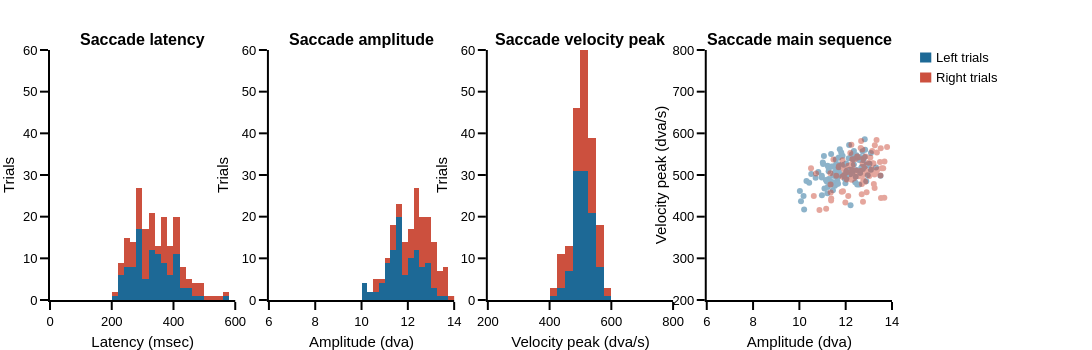

Source (notebook cell):
### Markdown cell above
#### Saccade parameter graph

### Code cell
# figure specific settings
subplot_titles = ('<b>Saccade latency<b>', '<b>Saccade amplitude<b>', '<b>Saccade velocity peak<b>', '<b>Saccade main sequence<b>')

# subplot settings
rows, cols = 1, 4
leg_mergin = 200
fig_height, fig_width = 350, 350 * 4 + leg_mergin
column_widths, row_heights = [1,1,1,1],[1]
sb_specs = [[{},{},{},{}]]
fig = make_subplots(rows=rows, cols=cols, print_grid=False, vertical_spacing=0.2, horizontal_spacing=0.04, 
                    column_widths=column_widths, row_heights=row_heights, subplot_titles=subplot_titles)

x_legend = 1.05
y_legend_step = 0.08
y_legend_sd = 0.97
y_legend_mo = 0.36
rad_leg = 0.04

# Right / Left saccades
# ---------------------
for sd_num, sd in enumerate(sds):
    # plot
    fig.append_trace(go.Histogram(x=df_all.loc[(df_all.main_sac_trial == 1) & (df_all.ext_mot_pos == sd_num+1)]['sac_lat_trial'], name=sd, marker_color=sd_cols[sd_num], xbins_size = 20),row=1, col=1)
    fig.append_trace(go.Histogram(x=df_all.loc[(df_all.main_sac_trial == 1) & (df_all.ext_mot_pos == sd_num+1)]['sac_amp_trial'], name=sd, marker_color=sd_cols[sd_num], xbins_size = 0.25),row=1, col=2)
    fig.append_trace(go.Histogram(x=df_all.loc[(df_all.main_sac_trial == 1) & (df_all.ext_mot_pos == sd_num+1)]['sac_vpeak_trial'], name=sd, marker_color=sd_cols[sd_num], xbins_size = 25),row=1, col=3)
    fig.append_trace(go.Scatter(x=df_all.loc[(df_all.main_sac_trial == 1) & (df_all.ext_mot_pos == sd_num+1)]['sac_amp_trial'],
                                y=df_all.loc[(df_all.main_sac_trial == 1) & (df_all.ext_mot_pos == sd_num+1)]['sac_vpeak_trial'],name=sd, mode='markers',marker_color=sd_cols[sd_num],
                                line_width=0, opacity=0.5
                               ),row=1, col=4)
    
    # legend
    fig.add_annotation(xref='paper', yref='paper', x=x_legend, y=y_legend_sd-y_legend_step*sd_num, 
                       text=sd, showarrow=False, font_size = template_specs['axes_font_size'],xanchor = 'left', yanchor='middle')
    fig.add_shape(type='rect',xref='paper', yref='paper', fillcolor=sd_cols[sd_num],line_width=0,
                  x0=x_legend-0.01-rad_leg/6, y0=y_legend_sd-y_legend_step*sd_num-rad_leg/2, 
                  x1=x_legend-0.01+rad_leg/6, y1=y_legend_sd-y_legend_step*sd_num+rad_leg/2)


# axes settings
for row in np.arange(rows):
    for col in np.arange(cols):
        fig.update_xaxes(visible=True, ticklen=8, linewidth=template_specs['axes_width'], row=row+1, col=col+1)
        fig.update_yaxes(visible=True, ticklen=8, linewidth=template_specs['axes_width'], range=[0, 60], title='Trials',row=row+1, col=col+1)

fig.layout.update(xaxis_range =[0, 600],
                  xaxis2_range=[6, 14], 
                  xaxis3_range=[200, 800], 
                  xaxis4_range=[6, 14], 
                  yaxis4_range=[200, 800], 
                  xaxis_title ='Latency (msec)', 
                  xaxis2_title='Amplitude (dva)',
                  xaxis3_title='Velocity peak (dva/s)',
                  xaxis4_title='Amplitude (dva)',
                  yaxis4_title='Velocity peak (dva/s)',
                 )

# Save figure
fig.layout.update(template=fig_template, width=fig_width, height=fig_height, margin_l=50, 
                  margin_r=leg_mergin, margin_t=50, margin_b=50, barmode='stack', showlegend=False)
fig.show()
if not os.path.exists(fig_dir):os.mkdir(fig_dir)    
fig.write_image('{}/{}_saccade_dist.pdf'.format(fig_dir, subject))

### Figure 1 — Plotly figure (JSON) as saved in the notebook; plotly's stock layout.template omitted (floating-point values rounded to 4 significant figures)
{"data": [{"marker": {"color": "rgb(29, 105, 150)"}, "name": "Left trials", "type": "histogram", "x": [222.0, 208.0, 230.0, 355.0, 240.0, 260.0, 255.0, 280.0, 415.0, 269.0, 358.0, 277.0, 261.0, 436.0, 410.0, 238.0, 443.0, 445.0, 434.0, 406.0, 317.0, 393.0, 577.0, 270.0, 286.0, 221.0, 234.0, 322.0, 287.0, 294.0, 357.0, 430.0, 398.0, 389.0, 344.0, 379.0, 464.0, 373.0, 296.0, 242.0, 293.0, 333.0, 255.0, 411.0, 304.0, 289.0, 375.0, 261.0, 312.0, 367.0, 258.0, 316.0, 419.0, 333.0, 398.0, 223.0, 298.0, 284.0, 337.0, 291.0, 411.0, 293.0, 346.0, 361.0, 291.0, 342.0, 362.0, 390.0, 265.0, 373.0, 358.0, 412.0, 352.0, 397.0, 328.0, 327.0, 295.0, 331.0, 365.0, 282.0, 346.0, 408.0, 400.0, 371.0, 358.0, 323.0, 353.0, 293.0, 240.0, 440.0, 338.0, 320.0, 251.0, 339.0, 286.0, 280.0, 414.0, 251.0, 270.0, 403.0, 323.0, 301.0, 499.0], "xaxis": "x", "xbins": {"size": 20}, "yaxis": "y"}, {"marker": {"color": "rgb(29, 105, 150)"}, "name": "Left trials", "type": "histogram", "x": [13.31, 12.89, 11.64, 11.46, 12.43, 12.03, 12.5, 11.63, 12.48, 11.91, 11.06, 11.86, 12.58, 12.27, 12.37, 10.97, 12.82, 11.27, 12.06, 12.13, 12.96, 12.36, 13.09, 12.73, 12.46, 12.41, 12.67, 11.7, 11.9, 12.58, 12.91, 12.83, 10.97, 12.74, 11.37, 12.31, 13.02, 11.01, 11.22, 11.65, 11.37, 12.15, 10.07, 11.75, 11.68, 12.35, 11.81, 10.31, 11.08, 12.02, 11.71, 11.99, 11.62, 12.21, 13.09, 12.2, 12.95, 11.68, 11.96, 11.23, 11.69, 11.32, 12.7, 13.51, 11.45, 10.7, 11.54, 12.64, 11.56, 11.68, 11.57, 11.03, 10.18, 12.84, 12.13, 12.76, 12.02, 11.63, 11.46, 11.21, 12.17, 11.67, 11.58, 12.3, 11.27, 10.51, 11.44, 12.25, 11.18, 12.81, 11.7, 11.53, 10.42, 12.62, 10.82, 10.02, 11.39, 11.56, 10.21, 11.26, 11.46, 10.97, 11.15], "xaxis": "x2", "xbins": {"size": 0.25}, "yaxis": "y2"}, {"marker": {"color": "rgb(29, 105, 150)"}, "name": "Left trials", "type": "histogram", "x": [518.2, 484.8, 485.4, 520.4, 495.9, 491.2, 477.1, 512.9, 512.0, 524.4, 545.7, 546.5, 535.7, 549.9, 541.6, 451.1, 585.7, 490.5, 510.8, 502.3, 523.3, 557.9, 552.8, 556.8, 547.2, 482.8, 517.6, 542.0, 499.7, 477.4, 525.3, 543.0, 498.0, 514.3, 550.1, 537.7, 527.0, 530.2, 522.4, 503.4, 482.7, 571.8, 436.8, 561.9, 516.0, 525.2, 553.8, 485.4, 467.7, 527.7, 506.4, 480.3, 479.0, 427.7, 512.6, 502.0, 499.6, 524.3, 491.0, 471.1, 498.3, 485.8, 519.3, 498.2, 463.3, 493.2, 474.1, 543.5, 497.9, 497.6, 537.1, 526.2, 449.5, 560.5, 540.0, 535.1, 507.8, 494.6, 482.3, 456.4, 512.7, 478.9, 525.0, 507.0, 515.8, 502.5, 476.8, 512.6, 484.5, 519.8, 525.4, 506.1, 481.4, 505.0, 507.3, 461.5, 520.5, 518.1, 417.2, 508.9, 498.5, 493.9, 488.1], "xaxis": "x3", "xbins": {"size": 25}, "yaxis": "y3"}, {"line": {"width": 0}, "marker": {"color": "rgb(29, 105, 150)"}, "mode": "markers", "name": "Left trials", "opacity": 0.5, "type": "scatter", "x": [13.31, 12.89, 11.64, 11.46, 12.43, 12.03, 12.5, 11.63, 12.48, 11.91, 11.06, 11.86, 12.58, 12.27, 12.37, 10.97, 12.82, 11.27, 12.06, 12.13, 12.96, 12.36, 13.09, 12.73, 12.46, 12.41, 12.67, 11.7, 11.9, 12.58, 12.91, 12.83, 10.97, 12.74, 11.37, 12.31, 13.02, 11.01, 11.22, 11.65, 11.37, 12.15, 10.07, 11.75, 11.68, 12.35, 11.81, 10.31, 11.08, 12.02, 11.71, 11.99, 11.62, 12.21, 13.09, 12.2, 12.95, 11.68, 11.96, 11.23, 11.69, 11.32, 12.7, 13.51, 11.45, 10.7, 11.54, 12.64, 11.56, 11.68, 11.57, 11.03, 10.18, 12.84, 12.13, 12.76, 12.02, 11.63, 11.46, 11.21, 12.17, 11.67, 11.58, 12.3, 11.27, 10.51, 11.44, 12.25, 11.18, 12.81, 11.7, 11.53, 10.42, 12.62, 10.82, 10.02, 11.39, 11.56, 10.21, 11.26, 11.46, 10.97, 11.15], "xaxis": "x4", "y": [518.2, 484.8, 485.4, 520.4, 495.9, 491.2, 477.1, 512.9, 512.0, 524.4, 545.7, 546.5, 535.7, 549.9, 541.6, 451.1, 585.7, 490.5, 510.8, 502.3, 523.3, 557.9, 552.8, 556.8, 547.2, 482.8, 517.6, 542.0, 499.7, 477.4, 525.3, 543.0, 498.0, 514.3, 550.1, 537.7, 527.0, 530.2, 522.4, 503.4, 482.7, 571.8, 436.8, 561.9, 516.0, 525.2, 553.8, 485.4, 467.7, 527.7, 506.4, 480.3, 479.0, 427.7, 512.6, 502.0, 499.6, 524.3, 491.0, 471.1, 498.3, 485.8, 519.3, 498.2, 463.3, 493.2, 474.1, 543.5, 497.9, 497.6, 537.1, 526.2, 449.5, 560.5, 540.0, 535.1, 507.8, 494.6, 482.3, 456.4, 512.7, 478.9, 525.0, 507.0, 515.8, 502.5, 476.8, 512.6, 484.5, 519.8, 525.4, 506.1, 481.4, 505.0, 507.3, 461.5, 520.5, 518.1, 417.2, 508.9, 498.5, 493.9, 488.1], "yaxis": "y4"}, {"marker": {"color": "rgb(204, 80, 62)"}, "name": "Right trials", "type": "histogram", "x": [256.0, 221.0, 310.0, 332.0, 246.0, 287.0, 361.0, 304.0, 267.0, 311.0, 416.0, 373.0, 525.0, 395.0, 491.0, 565.0, 558.0, 337.0, 483.0, 229.0, 244.0, 295.0, 394.0, 471.0, 271.0, 290.0, 334.0, 289.0, 282.0, 300.0, 251.0, 360.0, 284.0, 314.0, 348.0, 384.0, 474.0, 326.0, 370.0, 288.0, 285.0, 330.0, 310.0, 336.0, 247.0, 253.0, 304.0, 403.0, 213.0, 379.0, 362.0, 224.0, 265.0, 323.0, 283.0, 473.0, 362.0, 411.0, 394.0, 279.0, 493.0, 408.0, 423.0, 392.0, 429.0, 361.0, 317.0, 457.0, 394.0, 275.0, 408.0, 507.0, 422.0, 343.0, 402.0, 362.0, 292.0, 401.0, 441.0, 259.0, 419.0, 392.0, 434.0, 309.0, 325.0, 303.0, 323.0, 309.0, 409.0, 266.0, 361.0, 373.0, 302.0, 431.0], "xaxis": "x", "xbins": {"size": 20}, "yaxis": "y"}, {"marker": {"color": "rgb(204, 80, 62)"}, "name": "Right trials", "type": "histogram", "x": [11.35, 11.93, 11.47, 11.85, 13.15, 13.26, 12.74, 12.05, 12.05, 12.84, 13.06, 12.27, 11.71, 11.34, 12.72, 12.73, 10.5, 10.72, 12.98, 10.62, 11.83, 12.88, 12.76, 13.22, 12.65, 12.7, 13.14, 10.87, 12.57, 12.25, 12.29, 12.42, 11.16, 12.43, 13.16, 12.27, 14.21, 12.67, 13.37, 12.26, 12.5, 13.13, 13.48, 12.2, 13.25, 11.7, 11.99, 13.51, 13.62, 12.99, 12.63, 12.36, 13.2, 12.39, 11.35, 13.67, 12.83, 13.33, 12.28, 12.31, 12.01, 12.3, 11.59, 12.27, 12.45, 12.11, 11.37, 12.76, 11.94, 11.84, 13.03, 12.53, 12.11, 11.86, 13.79, 13.68, 11.88, 13.52, 12.79, 11.37, 13.25, 13.5, 14.89, 12.9, 12.69, 13.33, 13.02, 12.75, 13.55, 12.72, 13.35, 12.76, 12.26, 12.86], "xaxis": "x2", "xbins": {"size": 0.25}, "yaxis": "y2"}, {"marker": {"color": "rgb(204, 80, 62)"}, "name": "Right trials", "type": "histogram", "x": [457.8, 514.0, 537.5, 495.7, 509.1, 571.5, 511.5, 489.2, 506.5, 483.8, 542.2, 526.2, 521.6, 504.0, 561.4, 526.7, 516.4, 503.7, 529.1, 449.6, 459.8, 508.8, 488.2, 478.4, 564.7, 478.1, 557.4, 416.0, 496.7, 572.3, 537.9, 507.4, 418.9, 503.9, 528.2, 494.0, 543.9, 581.5, 513.2, 488.3, 544.6, 514.6, 531.2, 552.7, 501.0, 518.9, 433.9, 564.3, 516.4, 506.0, 509.9, 492.1, 527.3, 538.1, 477.1, 445.3, 515.4, 584.0, 511.5, 494.5, 509.8, 523.3, 497.9, 518.7, 510.9, 449.8, 438.7, 539.1, 500.8, 523.8, 506.5, 542.3, 522.5, 535.5, 567.1, 532.1, 461.2, 444.7, 502.5, 443.7, 468.9, 498.6, 569.5, 458.8, 453.8, 506.0, 497.6, 436.0, 516.0, 500.8, 553.7, 526.2, 502.5, 544.3], "xaxis": "x3", "xbins": {"size": 25}, "yaxis": "y3"}, {"line": {"width": 0}, "marker": {"color": "rgb(204, 80, 62)"}, "mode": "markers", "name": "Right trials", "opacity": 0.5, "type": "scatter", "x": [11.35, 11.93, 11.47, 11.85, 13.15, 13.26, 12.74, 12.05, 12.05, 12.84, 13.06, 12.27, 11.71, 11.34, 12.72, 12.73, 10.5, 10.72, 12.98, 10.62, 11.83, 12.88, 12.76, 13.22, 12.65, 12.7, 13.14, 10.87, 12.57, 12.25, 12.29, 12.42, 11.16, 12.43, 13.16, 12.27, 14.21, 12.67, 13.37, 12.26, 12.5, 13.13, 13.48, 12.2, 13.25, 11.7, 11.99, 13.51, 13.62, 12.99, 12.63, 12.36, 13.2, 12.39, 11.35, 13.67, 12.83, 13.33, 12.28, 12.31, 12.01, 12.3, 11.59, 12.27, 12.45, 12.11, 11.37, 12.76, 11.94, 11.84, 13.03, 12.53, 12.11, 11.86, 13.79, 13.68, 11.88, 13.52, 12.79, 11.37, 13.25, 13.5, 14.89, 12.9, 12.69, 13.33, 13.02, 12.75, 13.55, 12.72, 13.35, 12.76, 12.26, 12.86], "xaxis": "x4", "y": [457.8, 514.0, 537.5, 495.7, 509.1, 571.5, 511.5, 489.2, 506.5, 483.8, 542.2, 526.2, 521.6, 504.0, 561.4, 526.7, 516.4, 503.7, 529.1, 449.6, 459.8, 508.8, 488.2, 478.4, 564.7, 478.1, 557.4, 416.0, 496.7, 572.3, 537.9, 507.4, 418.9, 503.9, 528.2, 494.0, 543.9, 581.5, 513.2, 488.3, 544.6, 514.6, 531.2, 552.7, 501.0, 518.9, 433.9, 564.3, 516.4, 506.0, 509.9, 492.1, 527.3, 538.1, 477.1, 445.3, 515.4, 584.0, 511.5, 494.5, 509.8, 523.3, 497.9, 518.7, 510.9, 449.8, 438.7, 539.1, 500.8, 523.8, 506.5, 542.3, 522.5, 535.5, 567.1, 532.1, 461.2, 444.7, 502.5, 443.7, 468.9, 498.6, 569.5, 458.8, 453.8, 506.0, 497.6, 436.0, 516.0, 500.8, 553.7, 526.2, 502.5, 544.3], "yaxis": "y4"}], "layout": {"annotations": [{"font": {"size": 16}, "showarrow": false, "text": "<b>Saccade latency<b>", "x": 0.11, "xanchor": "center", "xref": "paper", "y": 1, "yanchor": "bottom", "yref": "paper"}, {"font": {"size": 16}, "showarrow": false, "text": "<b>Saccade amplitude<b>", "x": 0.37, "xanchor": "center", "xref": "paper", "y": 1, "yanchor": "bottom", "yref": "paper"}, {"font": {"size": 16}, "showarrow": false, "text": "<b>Saccade velocity peak<b>", "x": 0.63, "xanchor": "center", "xref": "paper", "y": 1, "yanchor": "bottom", "yref": "paper"}, {"font": {"size": 16}, "showarrow": false, "text": "<b>Saccade main sequence<b>", "x": 0.89, "xanchor": "center", "xref": "paper", "y": 1, "yanchor": "bottom", "yref": "paper"}, {"font": {"size": 13}, "showarrow": false, "text": "Left trials", "x": 1.05, "xanchor": "left", "xref": "paper", "y": 0.97, "yanchor": "middle", "yref": "paper"}, {"font": {"size": 13}, "showarrow": false, "text": "Right trials", "x": 1.05, "xanchor": "left", "xref": "paper", "y": 0.89, "yanchor": "middle", "yref": "paper"}], "barmode": "stack", "height": 350, "margin": {"b": 50, "l": 50, "r": 200, "t": 50}, "shapes": [{"fillcolor": "rgb(29, 105, 150)", "line": {"width": 0}, "type": "rect", "x0": 1.033, "x1": 1.047, "xref": "paper", "y0": 0.95, "y1": 0.99, "yref": "paper"}, {"fillcolor": "rgb(204, 80, 62)", "line": {"width": 0}, "type": "rect", "x0": 1.033, "x1": 1.047, "xref": "paper", "y0": 0.87, "y1": 0.91, "yref": "paper"}], "showlegend": false, "width": 1600, "xaxis": {"anchor": "y", "domain": [0, 0.22], "linewidth": 2, "range": [0, 600], "ticklen": 8, "title": {"text": "Latency (msec)"}, "visible": true}, "xaxis2": {"anchor": "y2", "domain": [0.26, 0.48], "linewidth": 2, "range": [6, 14], "ticklen": 8, "title": {"text": "Amplitude (dva)"}, "visible": true}, "xaxis3": {"anchor": "y3", "domain": [0.52, 0.74], "linewidth": 2, "range": [200, 800], "ticklen": 8, "title": {"text": "Velocity peak (dva/s)"}, "visible": true}, "xaxis4": {"anchor": "y4", "domain": [0.78, 1], "linewidth": 2, "range": [6, 14], "ticklen": 8, "title": {"text": "Amplitude (dva)"}, "visible": true}, "yaxis": {"anchor": "x", "domain": [0, 1], "linewidth": 2, "range": [0, 60], "ticklen": 8, "title": {"text": "Trials"}, "visible": true}, "yaxis2": {"anchor": "x2", "domain": [0, 1], "linewidth": 2, "range": [0, 60], "ticklen": 8, "title": {"text": "Trials"}, "visible": true}, "yaxis3": {"anchor": "x3", "domain": [0, 1], "linewidth": 2, "range": [0, 60], "ticklen": 8, "title": {"text": "Trials"}, "visible": true}, "yaxis4": {"anchor": "x4", "domain": [0, 1], "linewidth": 2, "range": [200, 800], "ticklen": 8, "title": {"text": "Velocity peak (dva/s)"}, "visible": true}}}
